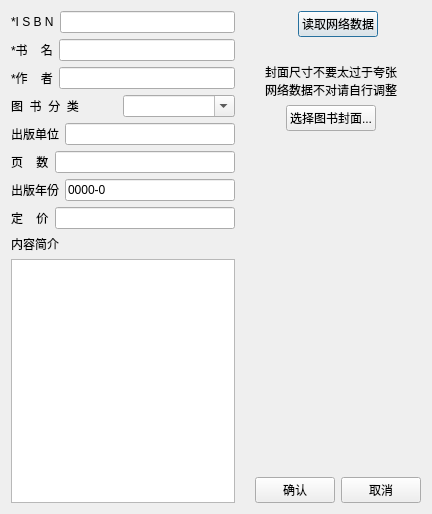
<?xml version="1.0" encoding="UTF-8"?>
<ui version="4.0">
 <class>Dialog</class>
 <widget class="QDialog" name="Dialog">
  <property name="geometry">
   <rect>
    <x>0</x>
    <y>0</y>
    <width>432</width>
    <height>514</height>
   </rect>
  </property>
  <property name="windowTitle">
   <string>新增图书档案</string>
  </property>
  <property name="windowIcon">
   <iconset>
    <normaloff>res/logo.jpg</normaloff>res/logo.jpg</iconset>
  </property>
  <property name="whatsThis">
   <string>新增图书档案</string>
  </property>
  <layout class="QHBoxLayout" name="horizontalLayout_13">
   <item>
    <layout class="QVBoxLayout" name="verticalLayout_3">
     <item>
      <layout class="QHBoxLayout" name="horizontalLayout_3">
       <item>
        <widget class="QLabel" name="label">
         <property name="text">
          <string>*I S B N</string>
         </property>
        </widget>
       </item>
       <item>
        <widget class="QLineEdit" name="lineEdit_isbn">
         <property name="inputMask">
          <string/>
         </property>
         <property name="clearButtonEnabled">
          <bool>true</bool>
         </property>
        </widget>
       </item>
      </layout>
     </item>
     <item>
      <layout class="QHBoxLayout" name="horizontalLayout_10">
       <item>
        <widget class="QLabel" name="label_8">
         <property name="text">
          <string>*书    名</string>
         </property>
        </widget>
       </item>
       <item>
        <widget class="QLineEdit" name="lineEdit_bookname">
         <property name="clearButtonEnabled">
          <bool>true</bool>
         </property>
        </widget>
       </item>
      </layout>
     </item>
     <item>
      <layout class="QHBoxLayout" name="horizontalLayout_4">
       <item>
        <widget class="QLabel" name="label_2">
         <property name="text">
          <string>*作    者</string>
         </property>
        </widget>
       </item>
       <item>
        <widget class="QLineEdit" name="lineEdit_author">
         <property name="clearButtonEnabled">
          <bool>true</bool>
         </property>
        </widget>
       </item>
      </layout>
     </item>
     <item>
      <layout class="QHBoxLayout" name="horizontalLayout_11">
       <property name="spacing">
        <number>0</number>
       </property>
       <item>
        <widget class="QLabel" name="label_11">
         <property name="text">
          <string>图  书  分  类</string>
         </property>
        </widget>
       </item>
       <item>
        <widget class="QComboBox" name="comboBox">
         <property name="editable">
          <bool>true</bool>
         </property>
        </widget>
       </item>
      </layout>
     </item>
     <item>
      <layout class="QHBoxLayout" name="horizontalLayout_5">
       <item>
        <widget class="QLabel" name="label_3">
         <property name="text">
          <string>出版单位</string>
         </property>
        </widget>
       </item>
       <item>
        <widget class="QLineEdit" name="lineEdit_publisher">
         <property name="clearButtonEnabled">
          <bool>true</bool>
         </property>
        </widget>
       </item>
      </layout>
     </item>
     <item>
      <layout class="QHBoxLayout" name="horizontalLayout_7">
       <item>
        <widget class="QLabel" name="label_5">
         <property name="text">
          <string>页    数</string>
         </property>
        </widget>
       </item>
       <item>
        <widget class="QLineEdit" name="lineEdit_pages">
         <property name="clearButtonEnabled">
          <bool>true</bool>
         </property>
        </widget>
       </item>
      </layout>
     </item>
     <item>
      <layout class="QHBoxLayout" name="horizontalLayout_6">
       <item>
        <widget class="QLabel" name="label_4">
         <property name="text">
          <string>出版年份</string>
         </property>
        </widget>
       </item>
       <item>
        <widget class="QLineEdit" name="lineEdit_pudate">
         <property name="inputMask">
          <string>9999-9;0</string>
         </property>
         <property name="clearButtonEnabled">
          <bool>false</bool>
         </property>
        </widget>
       </item>
      </layout>
     </item>
     <item>
      <layout class="QHBoxLayout" name="horizontalLayout_8">
       <item>
        <widget class="QLabel" name="label_6">
         <property name="text">
          <string>定    价</string>
         </property>
        </widget>
       </item>
       <item>
        <widget class="QLineEdit" name="lineEdit_price">
         <property name="clearButtonEnabled">
          <bool>true</bool>
         </property>
        </widget>
       </item>
      </layout>
     </item>
     <item>
      <widget class="QLabel" name="label_7">
       <property name="text">
        <string>内容简介</string>
       </property>
      </widget>
     </item>
     <item>
      <widget class="QTextEdit" name="textEdit_content"/>
     </item>
    </layout>
   </item>
   <item>
    <layout class="QVBoxLayout" name="verticalLayout_2">
     <item>
      <layout class="QHBoxLayout" name="horizontalLayout_9">
       <item>
        <widget class="QLabel" name="label_10">
         <property name="text">
          <string/>
         </property>
        </widget>
       </item>
       <item>
        <spacer name="horizontalSpacer_6">
         <property name="orientation">
          <enum>Qt::Horizontal</enum>
         </property>
         <property name="sizeHint" stdset="0">
          <size>
           <width>40</width>
           <height>20</height>
          </size>
         </property>
        </spacer>
       </item>
       <item>
        <widget class="QPushButton" name="pushButton_read">
         <property name="text">
          <string>读取网络数据</string>
         </property>
        </widget>
       </item>
       <item>
        <spacer name="horizontalSpacer_5">
         <property name="orientation">
          <enum>Qt::Horizontal</enum>
         </property>
         <property name="sizeHint" stdset="0">
          <size>
           <width>40</width>
           <height>20</height>
          </size>
         </property>
        </spacer>
       </item>
      </layout>
     </item>
     <item>
      <layout class="QVBoxLayout" name="verticalLayout">
       <item>
        <widget class="QLabel" name="label_pic">
         <property name="text">
          <string/>
         </property>
         <property name="pixmap">
          <pixmap>res/book.png</pixmap>
         </property>
         <property name="scaledContents">
          <bool>true</bool>
         </property>
        </widget>
       </item>
       <item>
        <layout class="QHBoxLayout" name="horizontalLayout">
         <item>
          <spacer name="horizontalSpacer">
           <property name="orientation">
            <enum>Qt::Horizontal</enum>
           </property>
           <property name="sizeHint" stdset="0">
            <size>
             <width>40</width>
             <height>20</height>
            </size>
           </property>
          </spacer>
         </item>
         <item>
          <widget class="QLabel" name="label_9">
           <property name="text">
            <string>封面尺寸不要太过于夸张
网络数据不对请自行调整</string>
           </property>
          </widget>
         </item>
         <item>
          <spacer name="horizontalSpacer_2">
           <property name="orientation">
            <enum>Qt::Horizontal</enum>
           </property>
           <property name="sizeHint" stdset="0">
            <size>
             <width>40</width>
             <height>20</height>
            </size>
           </property>
          </spacer>
         </item>
        </layout>
       </item>
       <item>
        <layout class="QHBoxLayout" name="horizontalLayout_2">
         <item>
          <spacer name="horizontalSpacer_3">
           <property name="orientation">
            <enum>Qt::Horizontal</enum>
           </property>
           <property name="sizeHint" stdset="0">
            <size>
             <width>40</width>
             <height>20</height>
            </size>
           </property>
          </spacer>
         </item>
         <item>
          <widget class="QPushButton" name="pushButton_chioce">
           <property name="text">
            <string>选择图书封面...</string>
           </property>
          </widget>
         </item>
         <item>
          <spacer name="horizontalSpacer_4">
           <property name="orientation">
            <enum>Qt::Horizontal</enum>
           </property>
           <property name="sizeHint" stdset="0">
            <size>
             <width>40</width>
             <height>20</height>
            </size>
           </property>
          </spacer>
         </item>
        </layout>
       </item>
       <item>
        <spacer name="verticalSpacer">
         <property name="orientation">
          <enum>Qt::Vertical</enum>
         </property>
         <property name="sizeHint" stdset="0">
          <size>
           <width>20</width>
           <height>40</height>
          </size>
         </property>
        </spacer>
       </item>
      </layout>
     </item>
     <item>
      <layout class="QHBoxLayout" name="horizontalLayout_12">
       <item>
        <spacer name="horizontalSpacer_7">
         <property name="orientation">
          <enum>Qt::Horizontal</enum>
         </property>
         <property name="sizeHint" stdset="0">
          <size>
           <width>40</width>
           <height>20</height>
          </size>
         </property>
        </spacer>
       </item>
       <item>
        <widget class="QPushButton" name="pushButton_ok">
         <property name="text">
          <string>确认</string>
         </property>
        </widget>
       </item>
       <item>
        <widget class="QPushButton" name="pushButton_cancel">
         <property name="text">
          <string>取消</string>
         </property>
        </widget>
       </item>
      </layout>
     </item>
    </layout>
   </item>
  </layout>
 </widget>
 <resources/>
 <connections>
  <connection>
   <sender>pushButton_ok</sender>
   <signal>clicked()</signal>
   <receiver>Dialog</receiver>
   <slot>accept()</slot>
   <hints>
    <hint type="sourcelabel">
     <x>277</x>
     <y>491</y>
    </hint>
    <hint type="destinationlabel">
     <x>287</x>
     <y>438</y>
    </hint>
   </hints>
  </connection>
  <connection>
   <sender>pushButton_cancel</sender>
   <signal>clicked()</signal>
   <receiver>Dialog</receiver>
   <slot>reject()</slot>
   <hints>
    <hint type="sourcelabel">
     <x>380</x>
     <y>483</y>
    </hint>
    <hint type="destinationlabel">
     <x>402</x>
     <y>437</y>
    </hint>
   </hints>
  </connection>
 </connections>
</ui>
